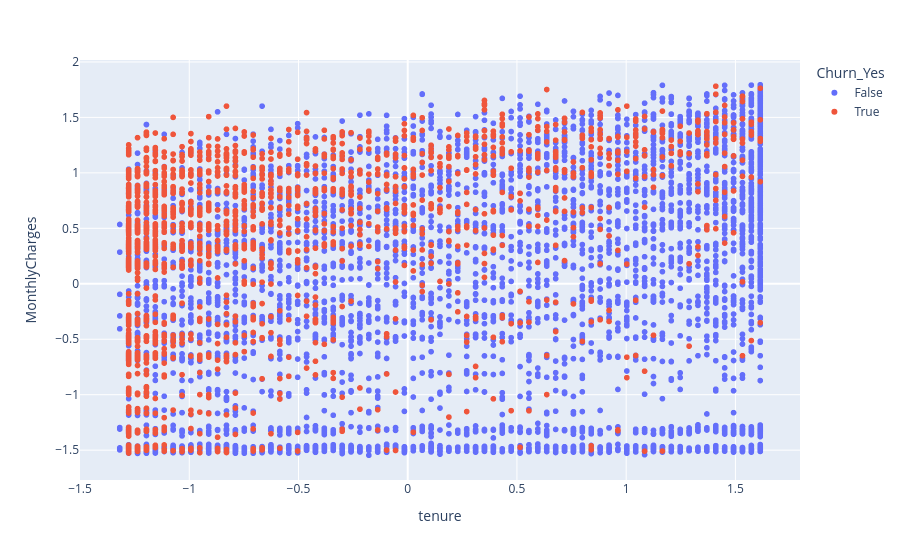

Source (notebook cell):
### Markdown cell above
#### Bonus Chart : Interactive scatter plot using Plotly — MonthlyCharges vs. Tenure, colored by churn label

### Code cell
import plotly.express as px

fig = px.scatter(
    data,
    x="tenure",
    y="MonthlyCharges",
    color="Churn_Yes"
)

fig.write_html("scatter_plot.html")

fig.show()

### Figure 1 — Plotly figure (JSON) as saved in the notebook; plotly's stock layout.template omitted (floating-point values rounded to 4 significant figures; data arrays with more than 128 entries replaced by an {"elided": "..."} marker saying what was removed)
{"data": [{"hovertemplate": "Churn_Yes=False<br>tenure=%{x}<br>MonthlyCharges=%{y}<extra></extra>", "legendgroup": "False", "marker": {"color": "#636efa", "symbol": "circle"}, "mode": "markers", "name": "False", "showlegend": true, "type": "scattergl", "x": {"elided": "5174 float values"}, "xaxis": "x", "y": {"elided": "5174 float values"}, "yaxis": "y"}, {"hovertemplate": "Churn_Yes=True<br>tenure=%{x}<br>MonthlyCharges=%{y}<extra></extra>", "legendgroup": "True", "marker": {"color": "#EF553B", "symbol": "circle"}, "mode": "markers", "name": "True", "showlegend": true, "type": "scattergl", "x": {"elided": "1869 float values"}, "xaxis": "x", "y": {"elided": "1869 float values"}, "yaxis": "y"}], "layout": {"legend": {"title": {"text": "Churn_Yes"}, "tracegroupgap": 0}, "margin": {"t": 60}, "xaxis": {"anchor": "y", "domain": [0, 1], "title": {"text": "tenure"}}, "yaxis": {"anchor": "x", "domain": [0, 1], "title": {"text": "MonthlyCharges"}}}}
